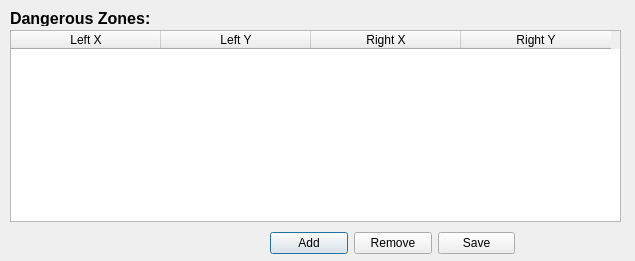
<?xml version="1.0" encoding="UTF-8"?>
<ui version="4.0">
 <class>zones</class>
 <widget class="QDialog" name="zones">
  <property name="geometry">
   <rect>
    <x>0</x>
    <y>0</y>
    <width>635</width>
    <height>261</height>
   </rect>
  </property>
  <property name="windowTitle">
   <string>Dialog</string>
  </property>
  <widget class="QLabel" name="label">
   <property name="geometry">
    <rect>
     <x>10</x>
     <y>10</y>
     <width>141</width>
     <height>16</height>
    </rect>
   </property>
   <property name="font">
    <font>
     <pointsize>12</pointsize>
     <weight>75</weight>
     <bold>true</bold>
    </font>
   </property>
   <property name="text">
    <string>Dangerous Zones:</string>
   </property>
  </widget>
  <widget class="QTableWidget" name="tableWidget">
   <property name="geometry">
    <rect>
     <x>10</x>
     <y>30</y>
     <width>611</width>
     <height>192</height>
    </rect>
   </property>
   <attribute name="horizontalHeaderVisible">
    <bool>true</bool>
   </attribute>
   <attribute name="horizontalHeaderCascadingSectionResizes">
    <bool>false</bool>
   </attribute>
   <attribute name="horizontalHeaderDefaultSectionSize">
    <number>150</number>
   </attribute>
   <attribute name="horizontalHeaderHighlightSections">
    <bool>false</bool>
   </attribute>
   <attribute name="horizontalHeaderMinimumSectionSize">
    <number>0</number>
   </attribute>
   <attribute name="horizontalHeaderStretchLastSection">
    <bool>false</bool>
   </attribute>
   <attribute name="verticalHeaderStretchLastSection">
    <bool>false</bool>
   </attribute>
   <column>
    <property name="text">
     <string>Left X</string>
    </property>
    <property name="textAlignment">
     <set>AlignHCenter|AlignVCenter|AlignCenter</set>
    </property>
   </column>
   <column>
    <property name="text">
     <string>Left Y</string>
    </property>
    <property name="textAlignment">
     <set>AlignHCenter|AlignVCenter|AlignCenter</set>
    </property>
   </column>
   <column>
    <property name="text">
     <string>Right X</string>
    </property>
   </column>
   <column>
    <property name="text">
     <string>Right Y</string>
    </property>
   </column>
  </widget>
  <widget class="QWidget" name="layoutWidget">
   <property name="geometry">
    <rect>
     <x>270</x>
     <y>230</y>
     <width>245</width>
     <height>27</height>
    </rect>
   </property>
   <layout class="QHBoxLayout" name="horizontalLayout">
    <item>
     <widget class="QPushButton" name="addButton_2">
      <property name="text">
       <string>Add</string>
      </property>
     </widget>
    </item>
    <item>
     <widget class="QPushButton" name="removeButton_3">
      <property name="text">
       <string>Remove</string>
      </property>
     </widget>
    </item>
    <item>
     <widget class="QPushButton" name="saveButton">
      <property name="text">
       <string>Save</string>
      </property>
     </widget>
    </item>
   </layout>
  </widget>
 </widget>
 <resources/>
 <connections/>
</ui>
